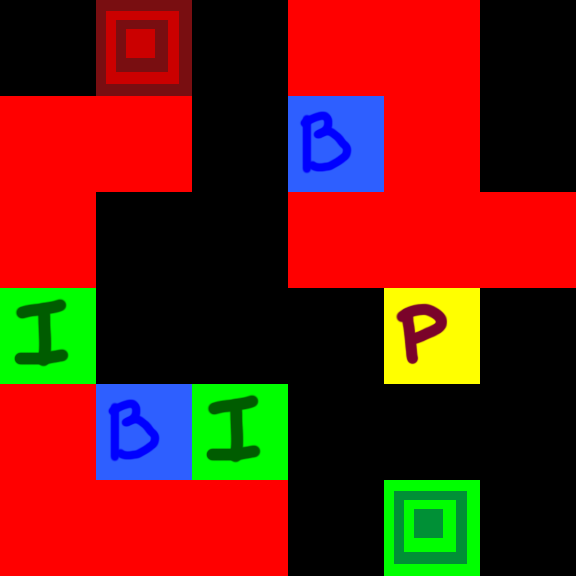

This is a level from a 2D game, rendered from its Tiled map with the project's own tilesets. A one-line summary and the map file follow, with tile-layer data summarised:
An orthogonal 6x6 tile map with 96x96 px tiles, 1 tile layer (Tile Layer 1).

<map version="1.0" orientation="orthogonal" renderorder="right-down" width="6" height="6" tilewidth="96" tileheight="96" nextobjectid="1">
 <tileset firstgid="1" name="tiles" tilewidth="96" tileheight="96">
  <tile id="0">
   <image width="96" height="96" source="start.png" />
  </tile>
  <tile id="1">
   <image width="96" height="96" source="end.png" />
  </tile>
  <tile id="2">
   <image width="96" height="96" source="obstacle.png" />
  </tile>
  <tile id="3">
   <image width="96" height="96" source="bonus.png" />
  </tile>
  <tile id="4">
   <image width="96" height="96" source="insect.png" />
  </tile>
  <tile id="5">
   <image width="96" height="96" source="polution.png" />
  </tile>
 </tileset>
 <layer name="Tile Layer 1" width="6" height="6">
  <data>[36 cells, 20 non-empty, 6 distinct tile ids]</data>
 </layer>
</map>
